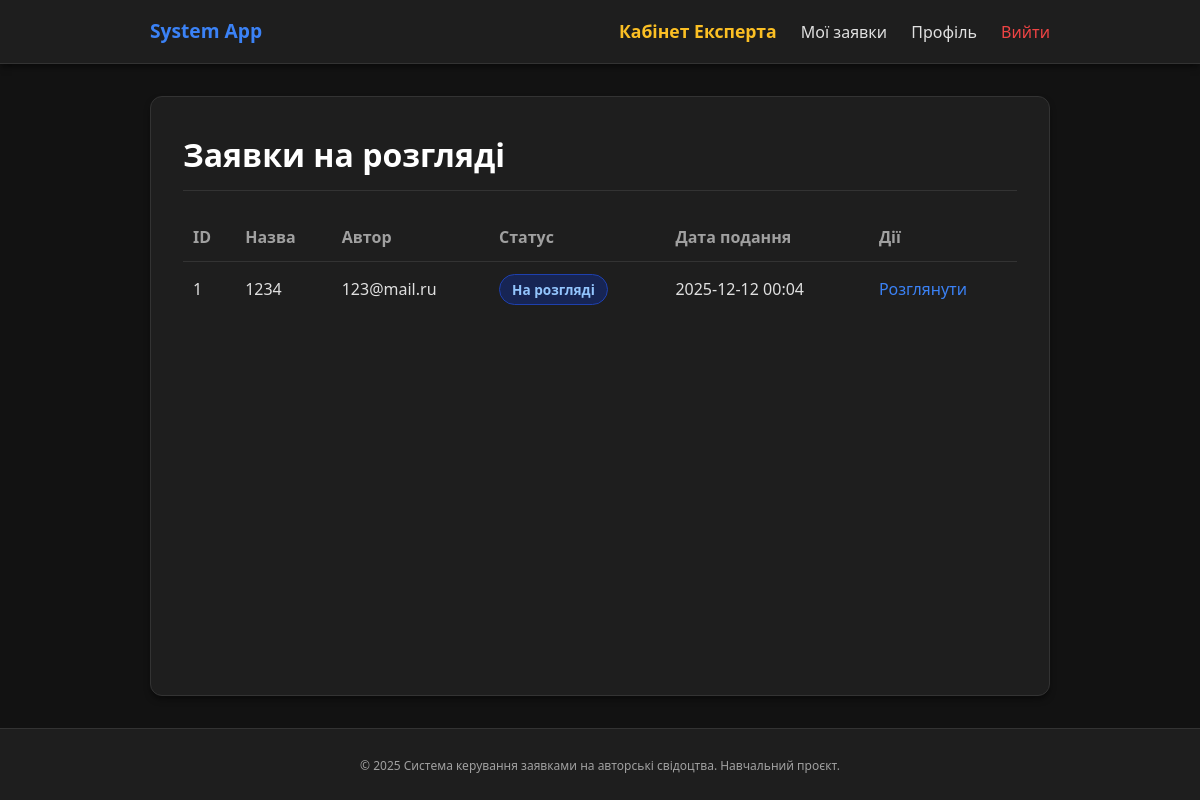
Page /expert/applications (signed in) on the earlier database version.
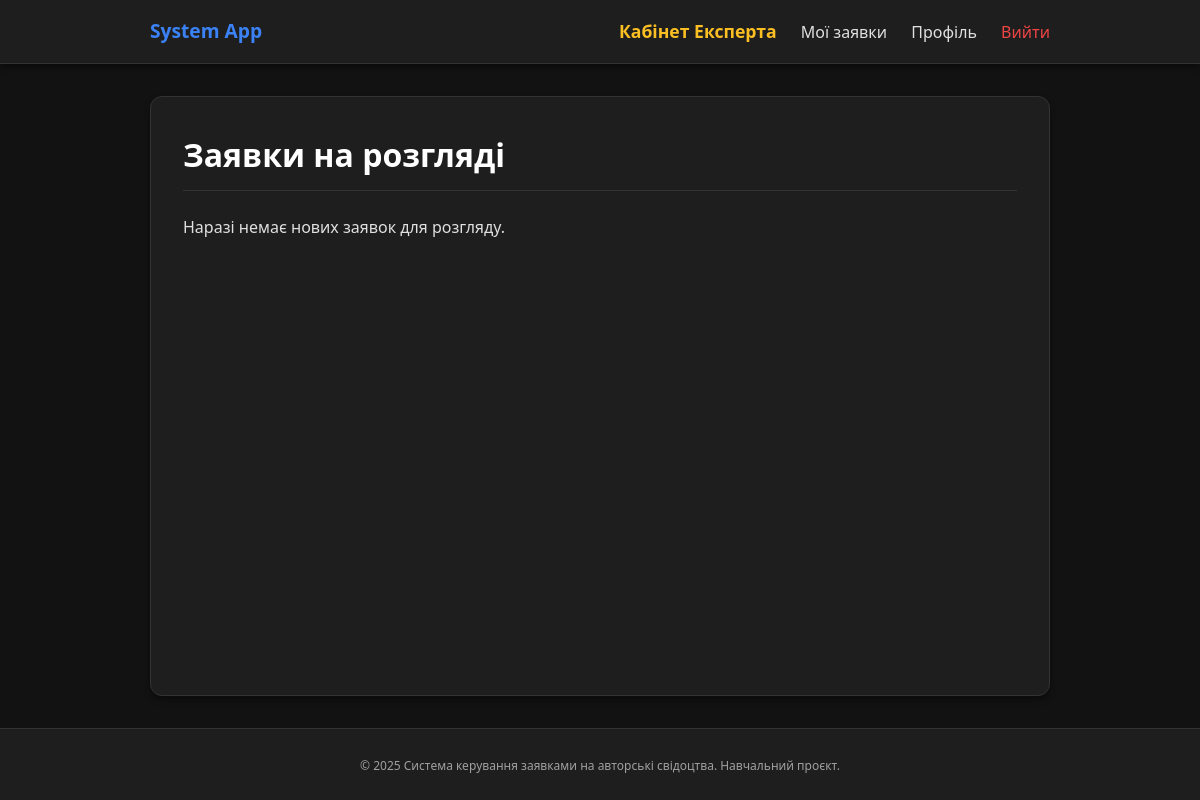
Same page on the later database version.
### models.py (models this page shows, shortened)
class Application(db.Model):
    id = db.Column(db.Integer, primary_key=True)
    title = db.Column(db.String(255), nullable=False)
    short_description = db.Column(db.Text, nullable=False)
    status = db.Column(db.String(50), nullable=False, default="draft")
    expert_comment = db.Column(db.Text, nullable=True)
    created_at = db.Column(db.DateTime, default=datetime.utcnow)
    updated_at = db.Column(
        db.DateTime, default=datetime.utcnow, onupdate=datetime.utcnow
    )
    owner_id = db.Column(db.Integer, db.ForeignKey("user.id"), nullable=False)
    owner = db.relationship("User", backref="applications")

class User(db.Model):
    id = db.Column(db.Integer, primary_key=True)
    email = db.Column(db.String(255), unique=True, nullable=False)
    password_hash = db.Column(db.String(255), nullable=False)
    role = db.Column(db.String(50), default="applicant")  # applicant / expert / admin
    created_at = db.Column(db.DateTime, default=datetime.utcnow)

### expert_routes.py (the view)
    @app.route("/expert/applications")
    @expert_required
    def expert_dashboard():
        apps = (
            Application.query
            .filter(Application.status == 'submitted')
            .filter(Application.owner_id != g.user.id)  # <--- ДОДАНО: Виключаємо свої заявки
            .order_by(Application.created_at.asc())
            .all()
        )
        return render_template("expert_dashboard.html", applications=apps)

### app.py (called while the page is built)
@app.before_request
def load_logged_in_user():
    g.user = get_current_user()

### helpers.py (called while the page is built)
def get_current_user():
    user_id = session.get("user_id")
    if not user_id:
        return None
    return User.query.get(user_id)

def expert_required(view_func):
    @wraps(view_func)
    def wrapped_view(**kwargs):
        if g.user is None:
            flash("Будь ласка, увійдіть у систему.", "warning")
            return redirect(url_for("login", next=request.path))
        if g.user.role != 'expert':
            flash("У вас немає прав доступу до цієї сторінки.", "danger")
            return redirect(url_for("index"))
        return view_func(**kwargs)
    return wrapped_view

### templates/expert_dashboard.html (shortened to what this page needs)
{% extends "base.html" %}
{% block content %}
<h1>Заявки на розгляді</h1>
{% if applications %}
    <table border="0" cellpadding="6" cellspacing="0" style="width: 100%;">
        <thead>
            <tr>
                <th align="left">ID</th>
                <th align="left">Назва</th>
                <th align="left">Автор</th>
                <th align="left">Статус</th>
                <th align="left">Дата подання</th>
                <th align="left">Дії</th>
            </tr>
        </thead>
        <tbody>
        {% for app in applications %}
            <tr style="border-top: 1px solid #e5e7eb;">
                <td>{{ app.id }}</td>
                <td>{{ app.title }}</td>
                <td>{{ app.owner.email }}</td>
                <td>
                    {% if app.status == 'submitted' %}
                        <span class="status-badge status-submitted">На розгляді</span>
                    {% else %}
                        {{ app.status }}
                    {% endif %}
                </td>
                <td>{{ app.created_at.strftime('%Y-%m-%d %H:%M') }}</td>
                <td>
                    <a href="{{ url_for('expert_review', application_id=app.id) }}">Розглянути</a>
                </td>
            </tr>
        {% endfor %}
        </tbody>
    </table>
{% else %}
    <p>Наразі немає нових заявок для розгляду.</p>
{% endif %}
{% endblock %}

Differences in the rows shown:
no longer on this page (row edited): Application: id "1", title "1234", owner.email "123@mail.ru", status "На розгляді", created_at "2025-12-12 00:04"
Other differences:
text no longer shown: "ID Назва Автор Статус Дата подання Дії"
text now shown: "Наразі немає нових заявок для розгляду."
